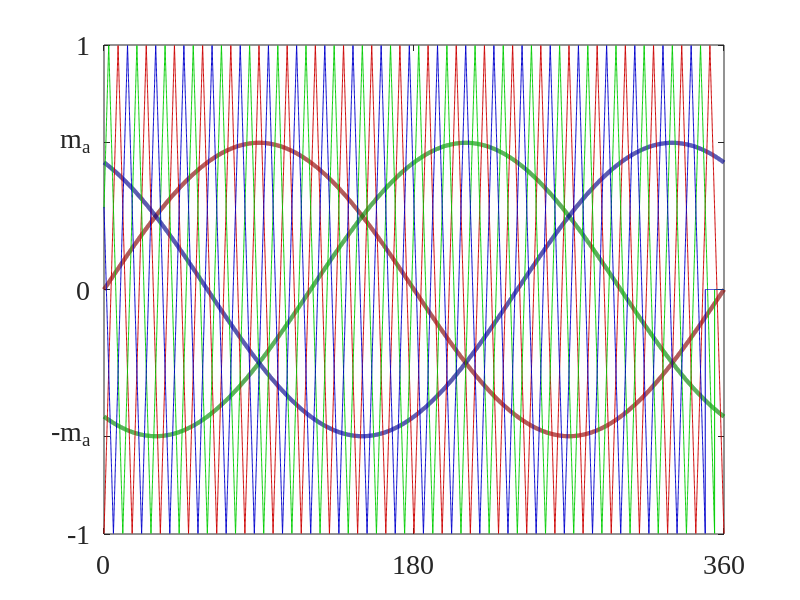

The MATLAB source for this figure: (Note: this script raises an error after producing the figure.)
clear ;
clc;
tic;
%% Time array
ma = 0.6;
fout = 50; % Hz
fsw = 50*22; % Hz
Tstep = (1/fsw)/800; % s
Ts = Tstep; % s
Tfinal =1/fout ; % s
time_array = 0:Tstep:Tfinal-Tstep;
NumberofSteps = numel(time_array);
%Generate switching signals
The_c=0;
The_f=-pi/2;
phaseA=The_f+0;
phaseB=The_f-2*pi/3;
phaseC=The_f+2*pi/3;
VrefA = ma*cos(2*pi*fout*time_array+phaseA);
VrefB = ma*cos(2*pi*fout*time_array+phaseB);
VrefC = ma*cos(2*pi*fout*time_array+phaseC);
Vtriang = zeros(1, NumberofSteps);
for k = 1:Tfinal*fsw
   Triang_temp = triang(1/(Ts*fsw));
   Vtriang((length(Triang_temp)*(k-1)+1:k/(Tstep*fsw))) = (Triang_temp*2)-1;
end

carrierPhA=0;
carrierPhB=120;
carrierPhC=240;
carA= round(carrierPhA/(fsw*Ts)/360);
if carA==0
    carA=1;
end
carB= round(carrierPhB/(fsw*Ts)/360);
if carB==0
    carB=1;
end
carC= round(carrierPhC/(fsw*Ts)/360);
if carC==0
    carC=1;
end

VcarrierA = [ Vtriang(carA:end), zeros(1,carA-1)];
VcarrierB = [ Vtriang(carB:end), zeros(1,carB-1)];
VcarrierC = [ Vtriang(carC:end), zeros(1,carC-1)];


SA = double(VrefA > VcarrierA);
SB = double(VrefB > VcarrierB);
SC = double(VrefC > VcarrierC);

%%
figure1=figure();
axes1 = axes('Parent',figure1);
hold(axes1,'on');

plot(time_array,VrefA,'Linewidth',3,'Color',[0.5 0 0])
hold on;
plot(time_array,VrefB,'Linewidth',3,'Color',[0 0.5 0])
hold on;
plot(time_array,VrefC,'Linewidth',3,'Color',[0 0 0.5])

hold on;
cf=plot(time_array,VcarrierA,'Linewidth',0.5,'Color',[0.8 0 0],'LineStyle','-')
% cf.Color= [cf.Color 1]

cf=plot(time_array,VcarrierB,'Linewidth',0.5,'Color',[0 0.8 0],'LineStyle','-')
% cf.Color= [cf.Color 1]

cf=plot(time_array,VcarrierC,'Linewidth',0.5,'Color',[0 0 0.8],'LineStyle','-')
% cf.Color= [cf.Color 1]

box(axes1,'on');
hold(axes1,'off');
% Set the remaining axes properties
set(axes1,'XTick',[0 Tfinal/2 Tfinal],'XTickLabel',{'0','180','360'},'FontName','TimesNewRoman','FontSize',20);
set(axes1,'YTick',[-1 -ma 0 ma 1],'YTickLabel',{'-1','-m_a','0','m_a','1'},'FontName','TimesNewRoman','FontSize',20);


legend1 = legend(axes1,'show',{'$Ref_A$','$Ref_B$','$Ref_C$','$Car_A$','$Car_B$','$Car_C$'},'FontName','TimesNewRoman','FontSize',16);
set(legend1,...
    'Location','Best',...
    'EdgeColor','none',...
    'Color','white','interpreter','Latex');

xlabel('Fundamental Phase ($^o$)', 'interpreter','latex','FontName','Times New Roman',...
    'FontSize',20)
% ylabel('Normalized References','interpreter','latex','FontName','Times New Roman',...
%     'FontSize',20)

% figure();
% plot(time_array,SA+1.5,'Linewidth',1,'Color','r')
% hold on;
% plot(time_array,SB,'Linewidth',1,'Color','b')
% hold on;
% plot(time_array,SC-1.5,'Linewidth',1,'Color','m')
%%

figure1=figure();
axes1 = axes('Parent',figure1);
hold(axes1,'on');

plot(time_array,SA+1.5,'Linewidth',1,'Color',[0.5 0 0])
hold on;
plot(time_array,SB,'Linewidth',1,'Color',[0 0.5  0])
hold on;
plot(time_array,SC-1.5,'Linewidth',1,'Color',[0 0 0.5])

ylim([-2 3])

% xticklabels({'Ts','','Ts'})

box(axes1,'on');
hold(axes1,'off');
% Set the remaining axes properties
set(axes1,'XTick',[0 Tfinal/2 Tfinal],'XTickLabel',{'0','180','360'},'FontName','TimesNewRoman','FontSize',20);
set(axes1,'YTick',[-1.5 -0.5 0 1 1.5 2.5],'YTickLabel',{'L','H','L','H','L','H'},'FontName','TimesNewRoman','FontSize',20);


legend1 = legend(axes1,'show',{'$S_A$','$S_B$','$S_C$'},'FontName','TimesNewRoman','FontSize',16);
set(legend1,...
    'Location','Best',...
    'EdgeColor','none',...
    'Color','white','interpreter','Latex');

xlabel('Fundamental Phase ($^o$)', 'interpreter','latex','FontName','Times New Roman',...
    'FontSize',20)
ylabel('PWM Signals','interpreter','latex','FontName','Times New Roman',...
    'FontSize',20)

%%
figure1=figure();
axes1 = axes('Parent',figure1);
hold(axes1,'on');

plot(time_array,VrefA,'Linewidth',3,'Color',[0.5 0 0])
hold on;
plot(time_array,VrefB,'Linewidth',3,'Color',[0 0.5 0])
hold on;
plot(time_array,VrefC,'Linewidth',3,'Color',[0 0 0.5],'LineStyle','--')

hold on;
plot(time_array,VcarrierA,'Linewidth',1,'Color',[0.8 0 0],'LineStyle','-')

plot(time_array,VcarrierB,'Linewidth',1,'Color',[0 0.8 0],'LineStyle','-')

plot(time_array,VcarrierC,'Linewidth',1,'Color',[0 0 0.8],'LineStyle','-')


Tfinalx=0.005
Tfinalx=0.01;
xlimH= Tfinalx+1/fsw;
xlim([Tfinalx xlimH])
ylim([-1 1])

% xticklabels({'Ts','','Ts'})

box(axes1,'on');
hold(axes1,'off');
% Set the remaining axes properties
set(axes1,'XTick',[Tfinalx xlimH],'XTickLabel',{'0','Ts'},'FontName','TimesNewRoman','FontSize',20);
set(axes1,'YTick',[-1 0 1]);


legend1 = legend(axes1,'show',{'$Ref_A$','$Ref_B$','$Ref_C$','$Car_A$','$Car_B$','$Car_C$'},'FontName','TimesNewRoman','FontSize',20);
set(legend1,...
    'Position',[0.704191336922702 0.57341270550849 0.196428568288684 0.251190469094685],...
    'EdgeColor','none',...
    'Color','none','interpreter','Latex');

figure1=figure();
axes1 = axes('Parent',figure1);
hold(axes1,'on');

plot(time_array,SA+1.5,'Linewidth',3,'Color',[0.5 0 0])
hold on;
plot(time_array,SB,'Linewidth',3,'Color',[0 0.5 0])
hold on;
plot(time_array,SC-1.5,'Linewidth',3,'Color',[0 0 0.5])

xlimH= Tfinalx+1/fsw;
xlim([Tfinalx xlimH])
ylim([-2 3])

% xticklabels({'Ts','','Ts'})

box(axes1,'on');
hold(axes1,'off');
% Set the remaining axes properties
set(axes1,'XTick',[Tfinalx xlimH],'XTickLabel',{'0','Ts'},'FontName','TimesNewRoman','FontSize',20);
set(axes1,'YTick',[-1.5 -0.5 0 1 1.5 2.5],'YTickLabel',{'L','H','L','H','L','H'},'FontName','TimesNewRoman','FontSize',20);



legend1 = legend(axes1,'show',{'$S_A$','$S_B$','$S_C$'},'FontName','TimesNewRoman','FontSize',20);
set(legend1,...
    'Location','Best',...
    'EdgeColor','none',...
    'Color','none','interpreter','Latex');
